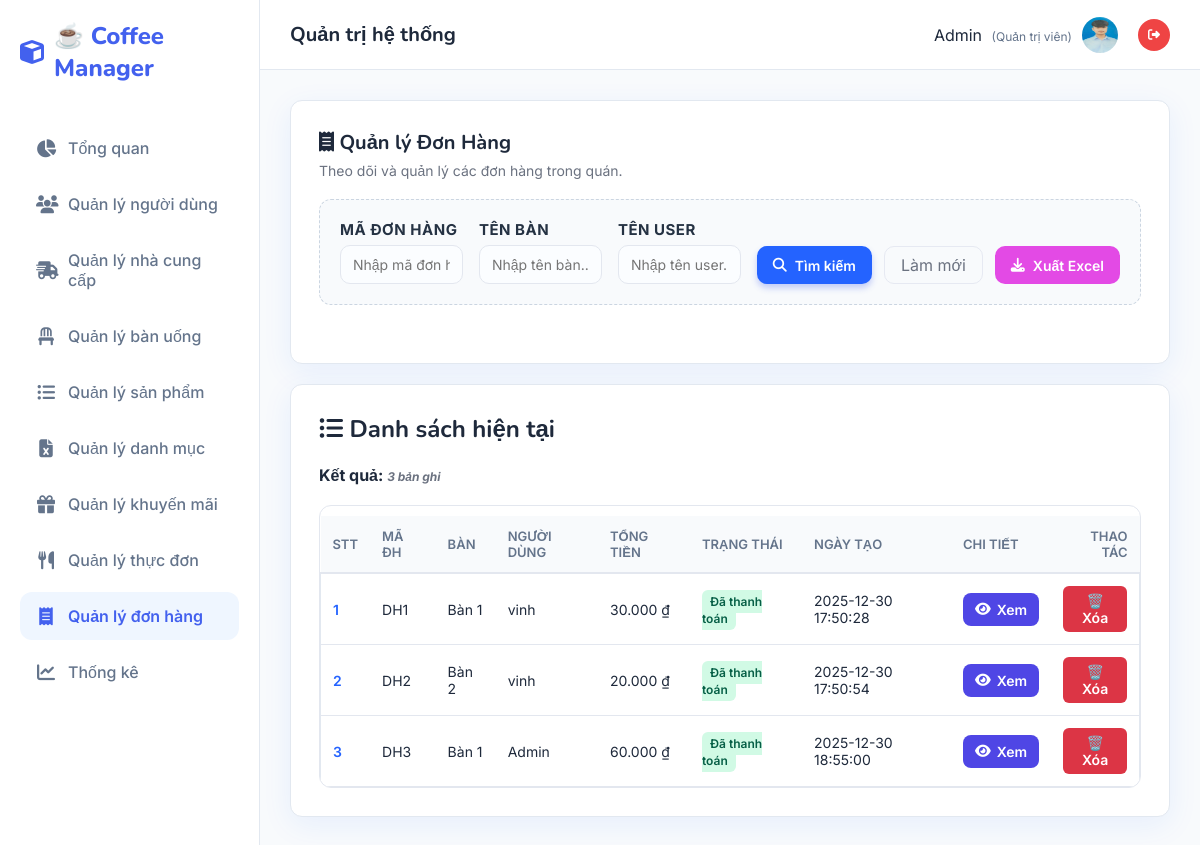
/Donhang/danhsach (signed in), run on an earlier commit of the app's database.
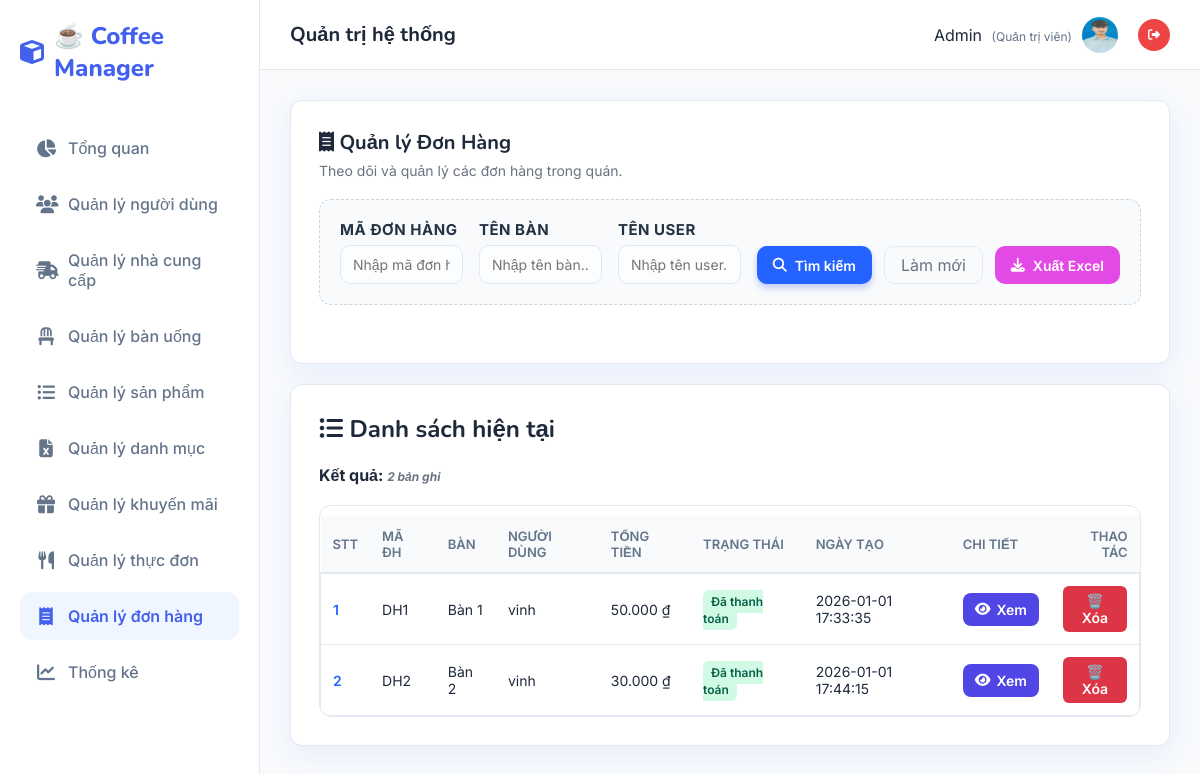
And on a later commit of the database.
### tables this page shows
CREATE TABLE `don_hang` (
  `ma_don_hang` varchar(50) NOT NULL,
  `ma_ban` varchar(50) DEFAULT NULL,
  `ma_user` varchar(50) DEFAULT NULL,
  `ma_khuyen_mai` varchar(30) DEFAULT NULL,
  `tien_khuyen_mai` decimal(10,2) DEFAULT 0.00,
  `tong_tien` decimal(12,2) DEFAULT 0.00,
  `trang_thai_thanh_toan` enum('chua_thanh_toan','da_thanh_toan') DEFAULT 'chua_thanh_toan',
  `ngay_tao` datetime DEFAULT current_timestamp()
);

CREATE TABLE `ban_uong` (
  `ma_ban` varchar(50) NOT NULL,
  `ten_ban` varchar(100) NOT NULL,
  `so_cho_ngoi` int(11) NOT NULL,
  `trang_thai_ban` enum('trong','dang_su_dung') DEFAULT 'trong',
  `ngay_tao` datetime DEFAULT current_timestamp()
);

CREATE TABLE `users` (
  `ma_user` varchar(50) NOT NULL,
  `ten_user` varchar(100) NOT NULL,
  `password` varchar(255) NOT NULL,
  `email` varchar(100) NOT NULL,
  `phan_quyen` enum('admin','nhan_vien') DEFAULT 'nhan_vien',
  `ngay_tao` datetime DEFAULT current_timestamp()
);

### MVC/Core/controller.php (called while the page is built, shortened)
<?php
    class controller{
        public function model($model){
        return new $model;
        }
        public function view($view,$data=[]){
            include_once __DIR__.'/../Views/'.$view.'.php';
        }
    }
?>

### MVC/Controllers/Donhang.php (called while the page is built, shortened)
<?php
    class Donhang extends controller{
        private $dh;
        function __construct()
        {
            $this->dh = $this->model("Donhang_m");
        }
        function danhsach(){
            $result = $this->dh->Donhang_getAll();
            $this->view('Master',[
                'page' => 'Danhsachdonhang_v',
                'dulieu' => $result
            ]);
        }
    }
?>

### MVC/Core/app.php (called while the page is built, shortened)
<?php
    class app{
        protected $action = "Get_data";
        function __construct()
        {
            $arr = $this->processURL();
            if($arr!=null){
                if(file_exists(__DIR__.'/../Controllers/'.$arr[0].'.php')){
                    unset($arr[0]);
                }
            }
            $this->controller=new $this->controller;
            if(isset($arr[1])){
                if(method_exists($this->controller,$arr[1])){
                    $this->action=$arr[1];
                    unset($arr[1]);
                }
            }
            $this->param=$arr?array_values($arr):[];
            call_user_func_array([$this->controller,$this->action],$this->param);
        }
        function processURL(){
        if(isset($_GET['url'])){
            return explode('/',filter_var(trim($_GET['url']),FILTER_DEFAULT));
        }
    }
    }
?>

### index.php (called while the page is built, shortened)
<?php
    $myapp = new app();
?>

### MVC/Core/connectDB.php (called while the page is built, shortened)
<?php
    class connectDB{
            function __construct()
            {
                $this->con=mysqli_connect('localhost','root','','Web');
            }
    }
?>

### MVC/Models/Donhang_m.php (called while the page is built, shortened)
<?php
    class Donhang_m extends connectDB{
        function Donhang_getAll(){
            $sql = "SELECT d.*, bu.ten_ban, u.ten_user FROM don_hang d
                    LEFT JOIN ban_uong bu ON d.ma_ban = bu.ma_ban
                    LEFT JOIN users u ON d.ma_user = u.ma_user
                    ORDER BY CAST(SUBSTRING(d.ma_don_hang, 3) AS UNSIGNED) ASC";
            return mysqli_query($this->con, $sql);
        }
    }
?>

### MVC/Views/Pages/Danhsachdonhang_v.php (the view, shortened to what the changed rows need)
<!DOCTYPE html>
<html lang="vi">
<body>
    <div class="card">
        <div class="actions-top">
            <div>
                <h1><i class="fa-solid fa-receipt"></i> Quản lý Đơn Hàng</h1>
            </div>
        </div>
    </div>
    <div class="card">
        <h2><i class="fa-solid fa-list-ul"></i> Danh sách hiện tại</h2>
        <?php
        if(isset($data['dulieu'])){
            if (is_object($data['dulieu'])) {
                $count = mysqli_num_rows($data['dulieu']);
                mysqli_data_seek($data['dulieu'], 0);
            } else {
                $count = 0;
            }
        ?>
        <div style="margin:10px 0">
            <strong>Kết quả: <span id="resultCount" class="hint"></span></strong>
        </div>
        <div class="table-container">
            <table>
                <thead>
                    <tr>
                        <th>STT</th>
                        <th>Mã ĐH</th>
                        <th>Bàn</th>
                        <th>Người dùng</th>
                        <th>Tổng tiền</th>
                        <th>Trạng thái</th>
                        <th>Ngày tạo</th>
                        <th>Chi tiết</th>
                        <th style="text-align:right">Thao tác</th>
                    </tr>
                </thead>
                <tbody id="dhBody">
                    <?php
                    if($count > 0) {
                        $serial = 1;
                        while($row = mysqli_fetch_array($data['dulieu'])){
                    ?>
                    <tr>
                        <td><span style="font-weight:600;color:var(--accent)"><?php echo $serial++; ?></span>
                        </td>
                        <td><?php echo htmlspecialchars($row['ma_don_hang']) ?></td>
                        <td><?php echo isset($row['ten_ban']) ? htmlspecialchars($row['ten_ban']) : htmlspecialchars($row['ma_ban']) ?>
                        </td>
                        <td><?php echo isset($row['ten_user']) ? htmlspecialchars($row['ten_user']) : htmlspecialchars($row['ma_user']) ?>
                        </td>
                        <td><?php echo number_format($row['tong_tien'], 0, ',', '.') ?> ₫</td>
                        <td>
                            <span
                                style="background:<?php echo $row['trang_thai_thanh_toan']=='chua_thanh_toan'?'#fed7aa':'#d1fae5'; ?>;color:<?php echo $row['trang_thai_thanh_toan']=='chua_thanh_toan'?'#c2410c':'#065f46'; ?>;padding:4px 8px;border-radius:6px;font-size:12px;font-weight:600">
                                <?php echo $row['trang_thai_thanh_toan'] == 'chua_thanh_toan' ? 'Chưa thanh toán' : 'Đã thanh toán'; ?>
                            </span>
                        </td>
                        <td><?php echo htmlspecialchars($row['ngay_tao']) ?></td>
                        <td>
                            <button class="detail-btn" onclick="showOrderDetails('<?php echo $row['ma_don_hang']; ?>')">
                                <i class="fa-solid fa-eye"></i> Xem
                            </button>
                        </td>
                        <td style="text-align:right">
                            <a href="http://localhost/QLSP/Donhang/xoa/<?php echo urlencode($row['ma_don_hang']) ?>"
                                onclick="return confirm('Bạn có chắc chắn muốn xoá không?')"><button
                                    class="btn-delete">🗑️
                                    Xóa</button></a>
                        </td>
                    </tr>
                    <?php } } ?>
                </tbody>
            </table>
        </div>
        <?php } ?>
    </div>
</body>
</html>

What changed in the data, as far as the page shows it:
removed don_hang: ma_don_hang "DH3", ban_uong.ten_ban "Bàn 1", users.ten_user "Admin", tong_tien "60.000", trang_thai_thanh_toan "Đã thanh toán", ngay_tao "2025-12-30 18:55:00"
changed don_hang "DH1": tong_tien "30.000" → "50.000"; ngay_tao "2025-12-30 17:50:28" → "2026-01-01 17:33:35"
changed don_hang "DH2": tong_tien "20.000" → "30.000"; ngay_tao "2025-12-30 17:50:54" → "2026-01-01 17:44:15"
Also different on the page:
text written by a page script: "3 bản ghi" → "2 bản ghi"
